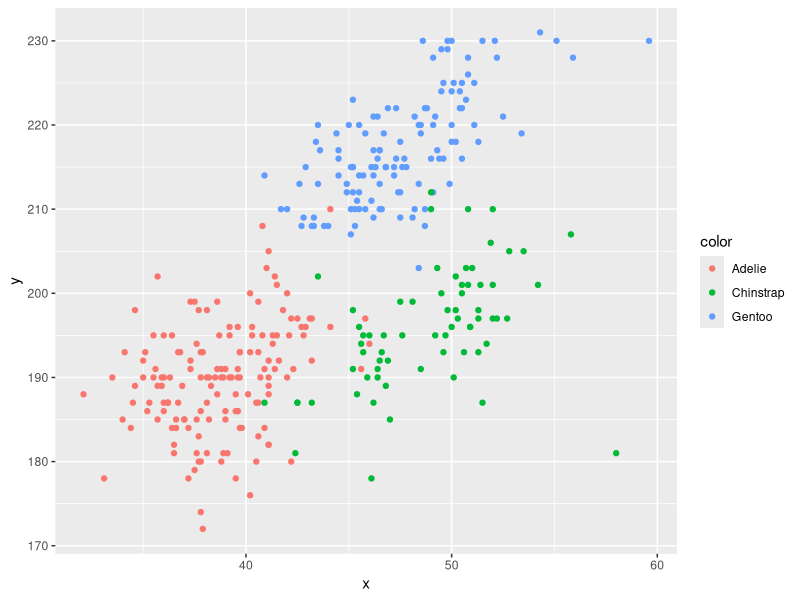
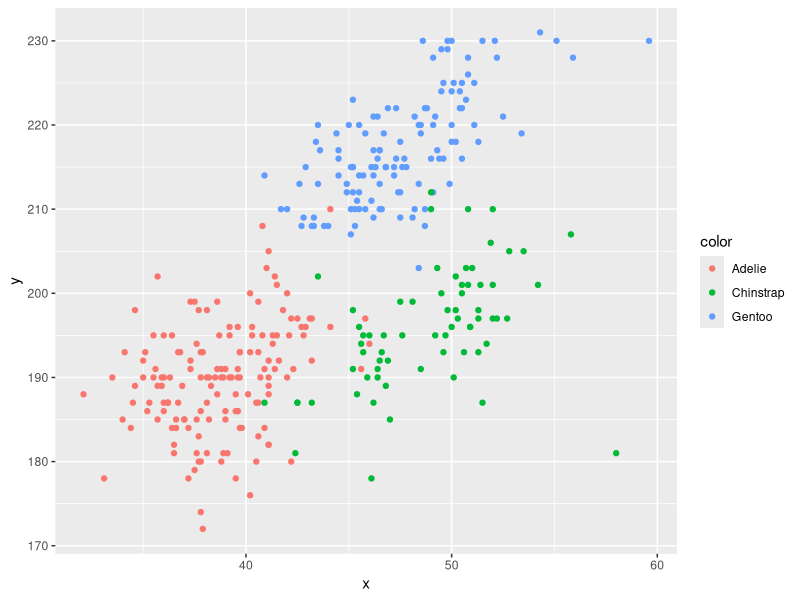

Write R code to recreate these figures, in order.
## ---- chunk 1
library(tidyverse)
#load library for future use
## ---- chunk 2
data("penguins", package = "palmerpenguins")
## ---- chunk 3

plot_df = 
  tibble(
    x = pull(penguins, bill_length_mm),
    y = pull(penguins, flipper_length_mm),
    color = pull(penguins, species)
  )
#use "pull" to choose specific variable
ggplot(plot_df, aes(x = x, y = y, color = color)) + geom_point()
#"geom_point()" is used to make scatter plot
ggsave("flipper_bill_scatterplot.png")
## ---- chunk 4

df = 
  tibble(
    sample  = rnorm(10),                      
    logic = sample > 0,                        
    chara   = rep(c("aa", "bb", "cc"), length.out = 10),                   
    factor   = factor(rep(c("low", "medium", "high"), length.out = 10))  
    )
# use "rep()" to generate repeated elements for the vector. "length,out" set the vector length to be 10.
sample_mean = mean(pull(df, sample))
logic_mean = mean(pull(df, logic))
chara_mean = mean(pull(df, chara))
factor_mean = mean(pull(df, factor))
sample_mean
logic_mean
chara_mean
factor_mean
